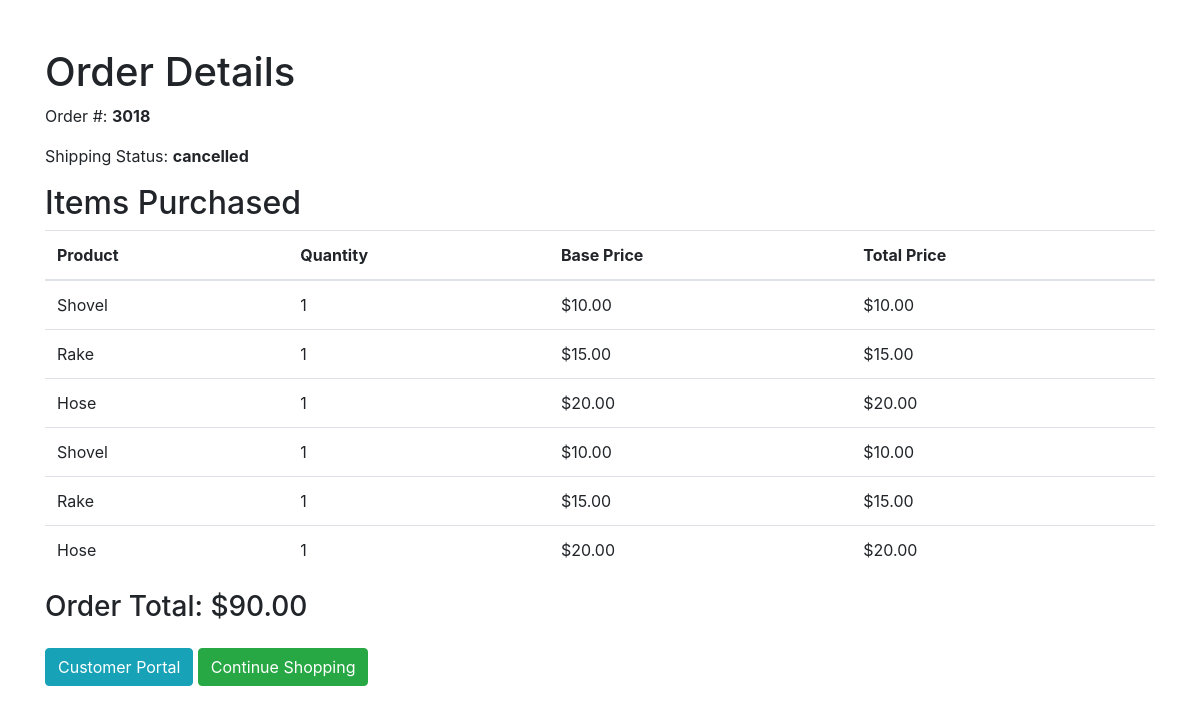
Screenshot of /view_order/1 with the database file from the repository.
### database.py (models this page shows)
class Order(db.Model):
    id = db.Column(db.Integer, primary_key=True)
    order_number = db.Column(db.Integer)
    status = db.Column(db.String(50))
    order_products = db.relationship('OrderProduct', backref='order', cascade="all, delete-orphan")

class Product(db.Model):
    id = db.Column(db.Integer, primary_key=True)
    name = db.Column(db.String(100), nullable=False)
    price = db.Column(db.Float, nullable=False)
    qty = db.Column(db.Integer, default=50)
    image = db.Column(db.String(100), nullable=False)

### main.py (the view)
@app.route('/view_order/<int:order_id>', methods=['GET'])
def view_order(order_id):
    order = Order.query.get(order_id)
    if order:
        products_with_quantity = []
        order_details = OrderProduct.query.filter_by(order_id=order.id).all()  # Use the OrderProduct model
        for detail in order_details:
            product = Product.query.get(detail.product_id)
            if product:
                products_with_quantity.append((product, detail.quantity))  # Append product and quantity as a tuple
        total_price = sum(product.price * quantity for product, quantity in products_with_quantity)
        return render_template(
            'view_order.html',
            order=order,
            products_with_quantity=products_with_quantity,
            total_price=total_price)

### templates/view_order.html (shortened to what this page needs)
<!DOCTYPE html>
<html lang="en">
<head>
    <link rel="stylesheet" href="https://maxcdn.bootstrapcdn.com/bootstrap/4.5.2/css/bootstrap.min.css">
</head>
<body>
    <div class="container">
        <h1 class="mt-5">Order Details</h1>
        <p>Order #: <strong>{{ order.order_number }}</strong></p>
        <p>Shipping Status: <strong>{{ order.status }}</strong></p>
        <h2>Items Purchased</h2>
        <table class="table">
            <thead>
                <tr>
                    <th>Product</th>
                    <th>Quantity</th>
                    <th>Base Price</th>
                    <th>Total Price</th>
                </tr>
            </thead>
            <tbody>
                {% for product, quantity in products_with_quantity %}
                <tr>
                    <td>{{ product.name }}</td>
                    <td>{{ quantity }}</td>
                    <td>${{ "%.2f"|format(product.price) }}</td>
                    <td>${{ "%.2f"|format(product.price * quantity) }}</td>
                </tr>
                {% endfor %}
            </tbody>
        </table>
        <h3>Order Total: ${{ "%.2f"|format(total_price) }}</h3>
        <div class="mt-4">
            <a href="{{ url_for('portal') }}" class="btn btn-info">Customer Portal</a>
            <a href="{{ url_for('home') }}" class="btn btn-success">Continue Shopping</a>
        </div>
    </div>
</body>
</html>

### rows the page displays
Order: order_number "3018", status "cancelled"
Product: name "Shovel", id "1", price "10.00", product.price*quantity "10.00"
Product: name "Rake", quantity "1", price "15.00", product.price*quantity "15.00"
Product: name "Hose", quantity "1", price "20.00", product.price*quantity "20.00"

### other values shown
{{ "%.2f"|format(total_price) }} "90.00"
